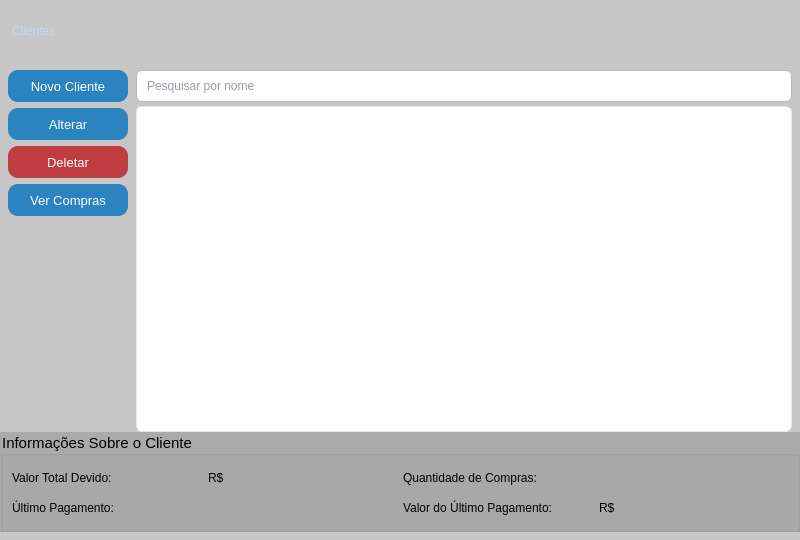
<?xml version="1.0" encoding="UTF-8"?>
<ui version="4.0">
 <class>Clientes</class>
 <widget class="QWidget" name="Clientes">
  <property name="geometry">
   <rect>
    <x>0</x>
    <y>0</y>
    <width>800</width>
    <height>540</height>
   </rect>
  </property>
  <property name="minimumSize">
   <size>
    <width>700</width>
    <height>480</height>
   </size>
  </property>
  <property name="windowTitle">
   <string>Clientes</string>
  </property>
  <property name="styleSheet">
   <string notr="true">
#Clientes {
  background-color: rgb(199, 199, 199);
  background-color: qlineargradient(spread:pad, x1:0, y1:0, x2:1, y2:0,
    stop:0 rgba(199, 199, 199, 255), stop:1 rgba(170, 170, 170, 255));
}
QPushButton {
  background-color: rgb(43, 132, 191);
  color: rgb(255, 255, 255);
  font-size: 13px;
  border-radius: 10px;
}
QPushButton:hover {
  background-color: rgb(13, 92, 161);
}
QPushButton:pressed {
  color: rgb(255, 255, 255);
  background-color: rgb(153, 193, 241);
  font-size: 13px;
  border-radius: 10px;
}
#Btn_Deletar {
  background-color: rgb(191, 61, 64);
}
#Btn_Deletar:hover {
  background-color: rgb(139, 44, 47);
}
#Btn_Deletar:pressed {
  background-color: rgb(255, 96, 99);
}
QGroupBox {
  background-color: rgb(170, 170, 170);
  font: 700 9pt &quot;Segoe UI&quot;;
  font-size: 15px;
}
QTableView {
  background-color: #ffffff;
  alternate-background-color: #dce9f5;
  border: 1px solid #e2e8f0;
  border-radius: 6px;
  gridline-color: #e2e8f0;
  selection-background-color: rgb(43, 132, 191);
  selection-color: #ffffff;
  outline: none;
}
QHeaderView::section {
  background-color: #f1f5f9;
  color: #475569;
  font: 600 9pt &quot;Ubuntu&quot;;
  border: none;
  border-bottom: 2px solid #e2e8f0;
  border-right: 1px solid #e2e8f0;
  padding: 6px 10px;
}
QHeaderView::section:last {
  border-right: none;
}
QScrollBar:vertical {
  background: #f1f5f9;
  width: 8px;
  border-radius: 4px;
}
QScrollBar::handle:vertical {
  background: #cbd5e1;
  border-radius: 4px;
  min-height: 20px;
}
QScrollBar::add-line:vertical, QScrollBar::sub-line:vertical {
  height: 0px;
}
QLineEdit {
  background-color: white;
  border: 1px solid rgb(175, 185, 205);
  border-radius: 6px;
  padding: 4px 8px;
  font-size: 12px;
  color: rgb(45, 55, 75);
}
QLineEdit:focus {
  border-color: rgb(43, 132, 191);
}
   </string>
  </property>
  <layout class="QGridLayout" name="gridLayout">
   <property name="spacing">
    <number>0</number>
   </property>
   <property name="leftMargin">
    <number>0</number>
   </property>
   <property name="topMargin">
    <number>0</number>
   </property>
   <property name="rightMargin">
    <number>0</number>
   </property>
   <property name="bottomMargin">
    <number>8</number>
   </property>
   <item row="0" column="0" colspan="2">
    <widget class="QFrame" name="frameHeaderBar">
     <property name="minimumSize">
      <size>
       <width>0</width>
       <height>62</height>
      </size>
     </property>
     <property name="maximumSize">
      <size>
       <width>16777215</width>
       <height>62</height>
      </size>
     </property>
     <property name="styleSheet">
      <string notr="true">
QFrame {
  background-color: qlineargradient(spread:pad, x1:0, y1:0, x2:0, y2:1,
    stop:0 rgb(38, 62, 92), stop:1 rgb(24, 42, 66));
  border-bottom: 2px solid rgb(43, 132, 191);
}
QPushButton {
  background-color: transparent;
  font: 600 10pt &quot;Segoe UI&quot;;
  color: rgb(195, 215, 235);
  border: none;
  border-radius: 7px;
  padding: 4px 12px;
}
QPushButton:hover {
  background-color: rgba(43, 132, 191, 150);
  color: white;
}
QPushButton:pressed {
  background-color: rgba(153, 193, 241, 100);
  color: white;
}
QLabel {
  color: rgb(195, 215, 235);
  background-color: transparent;
  border: none;
}
      </string>
     </property>
     <property name="frameShape">
      <enum>QFrame::Shape::NoFrame</enum>
     </property>
     <layout class="QHBoxLayout" name="headerLayout">
      <property name="leftMargin">
       <number>12</number>
      </property>
      <property name="rightMargin">
       <number>12</number>
      </property>
      <item>
       <widget class="QLabel" name="lbl_Titulo">
        <property name="styleSheet">
         <string notr="true">font: 700 14pt &quot;Ubuntu&quot;;</string>
        </property>
        <property name="text">
         <string>Clientes</string>
        </property>
       </widget>
      </item>
      <item>
       <spacer name="headerSpacer">
        <property name="orientation">
         <enum>Qt::Orientation::Horizontal</enum>
        </property>
        <property name="sizeHint" stdset="0">
         <size>
          <width>40</width>
          <height>20</height>
         </size>
        </property>
       </spacer>
      </item>
     </layout>
    </widget>
   </item>
   <item row="1" column="0" colspan="2">
    <layout class="QHBoxLayout" name="contentLayout">
     <property name="spacing">
      <number>8</number>
     </property>
     <property name="leftMargin">
      <number>8</number>
     </property>
     <property name="topMargin">
      <number>8</number>
     </property>
     <property name="rightMargin">
      <number>8</number>
     </property>
     <property name="bottomMargin">
      <number>0</number>
     </property>
     <item>
      <layout class="QVBoxLayout" name="actionLayout">
       <property name="spacing">
        <number>6</number>
       </property>
       <item>
        <widget class="QPushButton" name="Btn_Novo">
         <property name="minimumSize">
          <size>
           <width>120</width>
           <height>32</height>
          </size>
         </property>
         <property name="maximumSize">
          <size>
           <width>120</width>
           <height>32</height>
          </size>
         </property>
         <property name="text">
          <string>Novo Cliente</string>
         </property>
        </widget>
       </item>
       <item>
        <widget class="QPushButton" name="Btn_Alterar">
         <property name="minimumSize">
          <size>
           <width>120</width>
           <height>32</height>
          </size>
         </property>
         <property name="maximumSize">
          <size>
           <width>120</width>
           <height>32</height>
          </size>
         </property>
         <property name="text">
          <string>Alterar</string>
         </property>
        </widget>
       </item>
       <item>
        <widget class="QPushButton" name="Btn_Deletar">
         <property name="minimumSize">
          <size>
           <width>120</width>
           <height>32</height>
          </size>
         </property>
         <property name="maximumSize">
          <size>
           <width>120</width>
           <height>32</height>
          </size>
         </property>
         <property name="text">
          <string>Deletar</string>
         </property>
        </widget>
       </item>
       <item>
        <widget class="QPushButton" name="Btn_abrirCompras">
         <property name="minimumSize">
          <size>
           <width>120</width>
           <height>32</height>
          </size>
         </property>
         <property name="maximumSize">
          <size>
           <width>120</width>
           <height>32</height>
          </size>
         </property>
         <property name="text">
          <string>Ver Compras</string>
         </property>
        </widget>
       </item>
       <item>
        <spacer name="actionSpacer">
         <property name="orientation">
          <enum>Qt::Orientation::Vertical</enum>
         </property>
         <property name="sizeHint" stdset="0">
          <size>
           <width>20</width>
           <height>40</height>
          </size>
         </property>
        </spacer>
       </item>
      </layout>
     </item>
     <item>
      <layout class="QVBoxLayout" name="tableLayout">
       <property name="spacing">
        <number>4</number>
       </property>
       <item>
        <widget class="QLineEdit" name="Ledit_Pesquisa">
         <property name="minimumSize">
          <size>
           <width>0</width>
           <height>32</height>
          </size>
         </property>
         <property name="maximumSize">
          <size>
           <width>16777215</width>
           <height>32</height>
          </size>
         </property>
         <property name="placeholderText">
          <string>Pesquisar por nome</string>
         </property>
        </widget>
       </item>
       <item>
        <widget class="QTableView" name="Tview_Clientes">
         <property name="alternatingRowColors">
          <bool>true</bool>
         </property>
         <property name="selectionMode">
          <enum>QAbstractItemView::SelectionMode::SingleSelection</enum>
         </property>
         <property name="selectionBehavior">
          <enum>QAbstractItemView::SelectionBehavior::SelectRows</enum>
         </property>
         <property name="showGrid">
          <bool>false</bool>
         </property>
         <attribute name="verticalHeaderVisible">
          <bool>false</bool>
         </attribute>
         <attribute name="horizontalHeaderStretchLastSection">
          <bool>true</bool>
         </attribute>
        </widget>
       </item>
      </layout>
     </item>
    </layout>
   </item>
   <item row="2" column="0" colspan="2">
    <widget class="QGroupBox" name="groupBox">
     <property name="minimumSize">
      <size>
       <width>0</width>
       <height>100</height>
      </size>
     </property>
     <property name="maximumSize">
      <size>
       <width>16777215</width>
       <height>120</height>
      </size>
     </property>
     <property name="title">
      <string>Informações Sobre o Cliente</string>
     </property>
     <layout class="QGridLayout" name="gridLayout_2">
      <item row="0" column="0">
       <layout class="QHBoxLayout" name="horizontalLayout_2">
        <item>
         <widget class="QLabel" name="label">
          <property name="styleSheet">
           <string notr="true">font: 500 10pt ;</string>
          </property>
          <property name="text">
           <string>Valor Total Devido:</string>
          </property>
         </widget>
        </item>
        <item>
         <widget class="QLabel" name="Lbl_valorTotalDevido">
          <property name="text">
           <string>R$</string>
          </property>
         </widget>
        </item>
       </layout>
      </item>
      <item row="0" column="1">
       <layout class="QHBoxLayout" name="horizontalLayout_5">
        <item>
         <widget class="QLabel" name="label_2">
          <property name="styleSheet">
           <string notr="true">font: 500 10pt ;</string>
          </property>
          <property name="text">
           <string>Quantidade de Compras:</string>
          </property>
         </widget>
        </item>
        <item>
         <widget class="QLabel" name="Lbl_QuantCompras">
          <property name="text">
           <string/>
          </property>
         </widget>
        </item>
       </layout>
      </item>
      <item row="1" column="0">
       <layout class="QHBoxLayout" name="horizontalLayout_4">
        <item>
         <widget class="QLabel" name="label_4">
          <property name="styleSheet">
           <string notr="true">font: 500 10pt ;</string>
          </property>
          <property name="text">
           <string>Último Pagamento:</string>
          </property>
         </widget>
        </item>
        <item>
         <widget class="QLabel" name="Lbl_DataUltimoPag">
          <property name="text">
           <string/>
          </property>
         </widget>
        </item>
       </layout>
      </item>
      <item row="1" column="1">
       <layout class="QHBoxLayout" name="horizontalLayout_3">
        <item>
         <widget class="QLabel" name="label_6">
          <property name="styleSheet">
           <string notr="true">font: 500 10pt ;</string>
          </property>
          <property name="text">
           <string>Valor do Último Pagamento:</string>
          </property>
         </widget>
        </item>
        <item>
         <widget class="QLabel" name="Lbl_ValorUltimoPag">
          <property name="text">
           <string>R$</string>
          </property>
         </widget>
        </item>
       </layout>
      </item>
     </layout>
    </widget>
   </item>
  </layout>
 </widget>
 <resources/>
 <connections/>
</ui>
